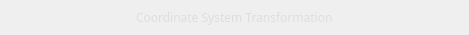
       <widget class="QWidget" name="widgetTitle" native="true">
        <property name="minimumSize">
         <size>
          <width>0</width>
          <height>35</height>
         </size>
        </property>
        <property name="maximumSize">
         <size>
          <width>16777215</width>
          <height>35</height>
         </size>
        </property>
        <property name="autoFillBackground">
         <bool>false</bool>
        </property>
        <property name="styleSheet">
         <string notr="true">QWidget#widgetTitle {
border-bottom:1px solid rgb(69,83,100);
border-radius:5px;
}</string>
        </property>
        <layout class="QHBoxLayout" name="horizontalLayout_9" stretch="1,1,1">
         <property name="spacing">
          <number>0</number>
         </property>
         <property name="leftMargin">
          <number>0</number>
         </property>
         <property name="topMargin">
          <number>0</number>
         </property>
         <property name="rightMargin">
          <number>0</number>
         </property>
         <property name="bottomMargin">
          <number>1</number>
         </property>
         <item>
          <widget class="QWidget" name="widget_3" native="true">
           <layout class="QHBoxLayout" name="horizontalLayout_13">
            <property name="spacing">
             <number>0</number>
            </property>
            <property name="leftMargin">
             <number>2</number>
            </property>
            <property name="topMargin">
             <number>2</number>
            </property>
            <property name="rightMargin">
             <number>0</number>
            </property>
            <property name="bottomMargin">
             <number>0</number>
            </property>
            <item>
             <widget class="QLabel" name="labelIcon">
              <property name="sizePolicy">
               <sizepolicy hsizetype="Fixed" vsizetype="Fixed">
                <horstretch>0</horstretch>
                <verstretch>0</verstretch>
               </sizepolicy>
              </property>
              <property name="minimumSize">
               <size>
                <width>30</width>
                <height>30</height>
               </size>
              </property>
              <property name="maximumSize">
               <size>
                <width>30</width>
                <height>30</height>
               </size>
              </property>
              <property name="text">
               <string/>
              </property>
              <property name="pixmap">
               <pixmap resource="../Resource/icon.qrc">:/icon/icons8-exchange-money-64.png</pixmap>
              </property>
              <property name="scaledContents">
               <bool>true</bool>
              </property>
             </widget>
            </item>
            <item>
             <spacer name="horizontalSpacer">
              <property name="orientation">
               <enum>Qt::Horizontal</enum>
              </property>
              <property name="sizeHint" stdset="0">
               <size>
                <width>40</width>
                <height>20</height>
               </size>
              </property>
             </spacer>
            </item>
           </layout>
          </widget>
         </item>
         <item>
          <widget class="QWidget" name="widget_4" native="true">
           <layout class="QHBoxLayout" name="horizontalLayout_12">
            <property name="spacing">
             <number>0</number>
            </property>
            <property name="leftMargin">
             <number>0</number>
            </property>
            <property name="topMargin">
             <number>0</number>
            </property>
            <property name="rightMargin">
             <number>0</number>
            </property>
            <property name="bottomMargin">
             <number>0</number>
            </property>
            <item>
             <spacer name="horizontalSpacer_2">
              <property name="orientation">
               <enum>Qt::Horizontal</enum>
              </property>
              <property name="sizeHint" stdset="0">
               <size>
                <width>40</width>
                <height>20</height>
               </size>
              </property>
             </spacer>
            </item>
            <item>
             <widget class="QLabel" name="labelTitle">
              <property name="font">
               <font>
                <family>微软雅黑</family>
                <pointsize>9</pointsize>
                <weight>50</weight>
                <bold>false</bold>
               </font>
              </property>
              <property name="styleSheet">
               <string notr="true">color: rgba(204, 204, 204, 125)</string>
              </property>
              <property name="text">
               <string>Coordinate System Transformation</string>
              </property>
             </widget>
            </item>
            <item>
             <spacer name="horizontalSpacer_3">
              <property name="orientation">
               <enum>Qt::Horizontal</enum>
              </property>
              <property name="sizeHint" stdset="0">
               <size>
                <width>40</width>
                <height>20</height>
               </size>
              </property>
             </spacer>
            </item>
           </layout>
          </widget>
         </item>
         <item>
          <widget class="QWidget" name="widget_5" native="true">
           <layout class="QHBoxLayout" name="horizontalLayout_11">
            <property name="spacing">
             <number>0</number>
            </property>
            <property name="leftMargin">
             <number>0</number>
            </property>
            <property name="topMargin">
             <number>0</number>
            </property>
            <property name="rightMargin">
             <number>5</number>
            </property>
            <property name="bottomMargin">
             <number>0</number>
            </property>
            <item>
             <spacer name="horizontalSpacer_4">
              <property name="orientation">
               <enum>Qt::Horizontal</enum>
              </property>
              <property name="sizeHint" stdset="0">
               <size>
                <width>40</width>
                <height>20</height>
               </size>
              </property>
             </spacer>
            </item>
            <item>
             <widget class="QWidget" name="widget_2" native="true">
              <property name="maximumSize">
               <size>
                <width>75</width>
                <height>20</height>
               </size>
              </property>
              <property name="styleSheet">
               <string notr="true">QPushButton{
background-color:transparent;}</string>
              </property>
              <layout class="QHBoxLayout" name="horizontalLayout_10">
               <property name="spacing">
                <number>5</number>
               </property>
               <property name="leftMargin">
                <number>0</number>
               </property>
               <property name="topMargin">
                <number>0</number>
               </property>
               <property name="rightMargin">
                <number>0</number>
               </property>
               <property name="bottomMargin">
                <number>0</number>
               </property>
               <item>
                <widget class="QPushButton" name="BtnMinimize">
                 <property name="sizePolicy">
                  <sizepolicy hsizetype="Minimum" vsizetype="Minimum">
                   <horstretch>0</horstretch>
                   <verstretch>0</verstretch>
                  </sizepolicy>
                 </property>
                 <property name="styleSheet">
                  <string notr="true">QPushButton{
border-image: url(:/icon/minimize-32.png);
}
QPushButton:hover{
border-image: url(:/icon/minimize-32-gray.png);
}

</string>
                 </property>
                 <property name="text">
                  <string/>
                 </property>
                 <property name="flat">
                  <bool>true</bool>
                 </property>
                </widget>
               </item>
               <item>
                <widget class="QPushButton" name="BtnMaximize">
                 <property name="sizePolicy">
                  <sizepolicy hsizetype="Minimum" vsizetype="Minimum">
                   <horstretch>0</horstretch>
                   <verstretch>0</verstretch>
                  </sizepolicy>
                 </property>
                 <property name="styleSheet">
                  <string notr="true">QPushButton{
border-image: url(:/icon/maximize-32.png);
}
QPushButton:hover{
border-image: url(:/icon/maximize-32-gray.png)
}

</string>
                 </property>
                 <property name="text">
                  <string/>
                 </property>
                 <property name="flat">
                  <bool>true</bool>
                 </property>
                </widget>
               </item>
               <item>
                <widget class="QPushButton" name="BtnCloseWindow">
                 <property name="sizePolicy">
                  <sizepolicy hsizetype="Minimum" vsizetype="Minimum">
                   <horstretch>0</horstretch>
                   <verstretch>0</verstretch>
                  </sizepolicy>
                 </property>
                 <property name="styleSheet">
                  <string notr="true">QPushButton{
background-color:transparent;
border-image: url(:/icon/close-32.png);
}
QPushButton:hover{
border-image: url(:/icon/close-32-red.png);
}
</string>
                 </property>
                 <property name="text">
                  <string/>
                 </property>
                 <property name="flat">
                  <bool>true</bool>
                 </property>
                </widget>
               </item>
              </layout>
             </widget>
            </item>
           </layout>
          </widget>
         </item>
        </layout>
       </widget>
